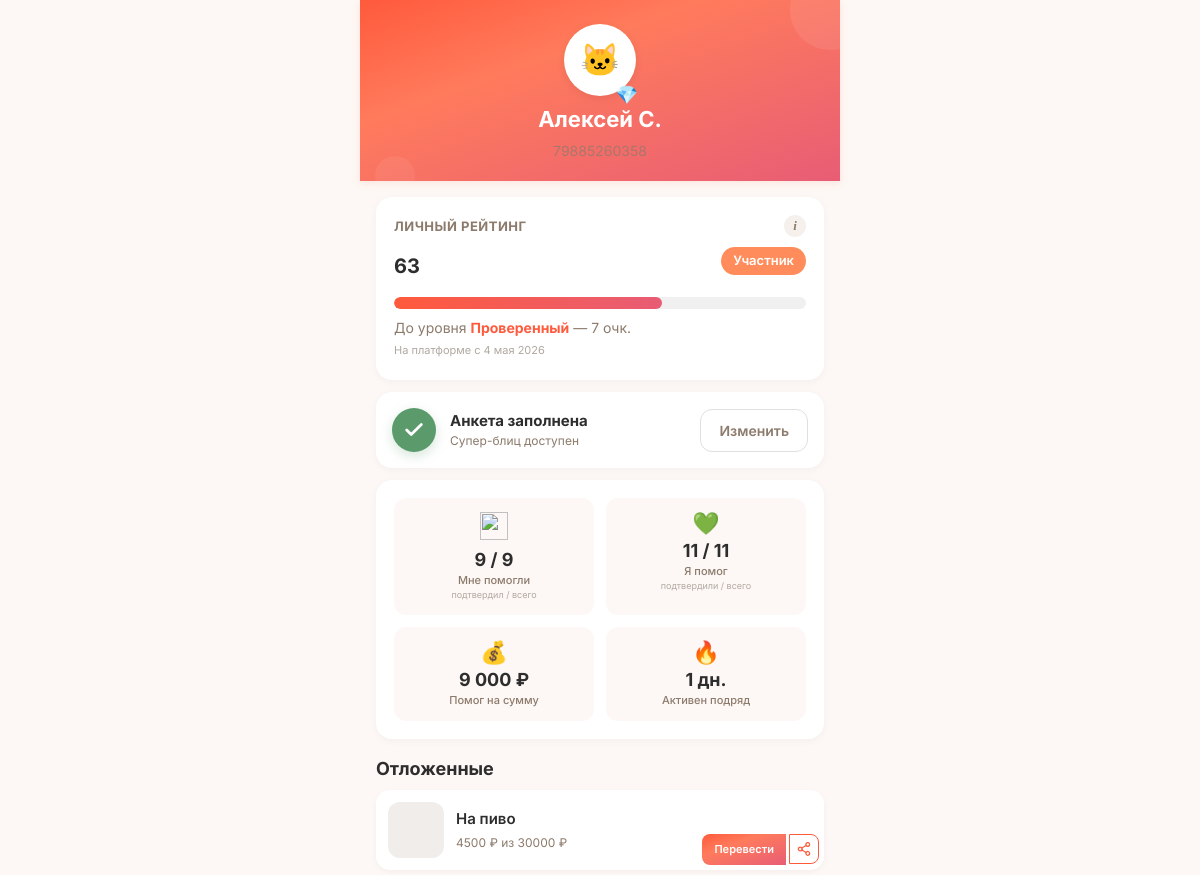
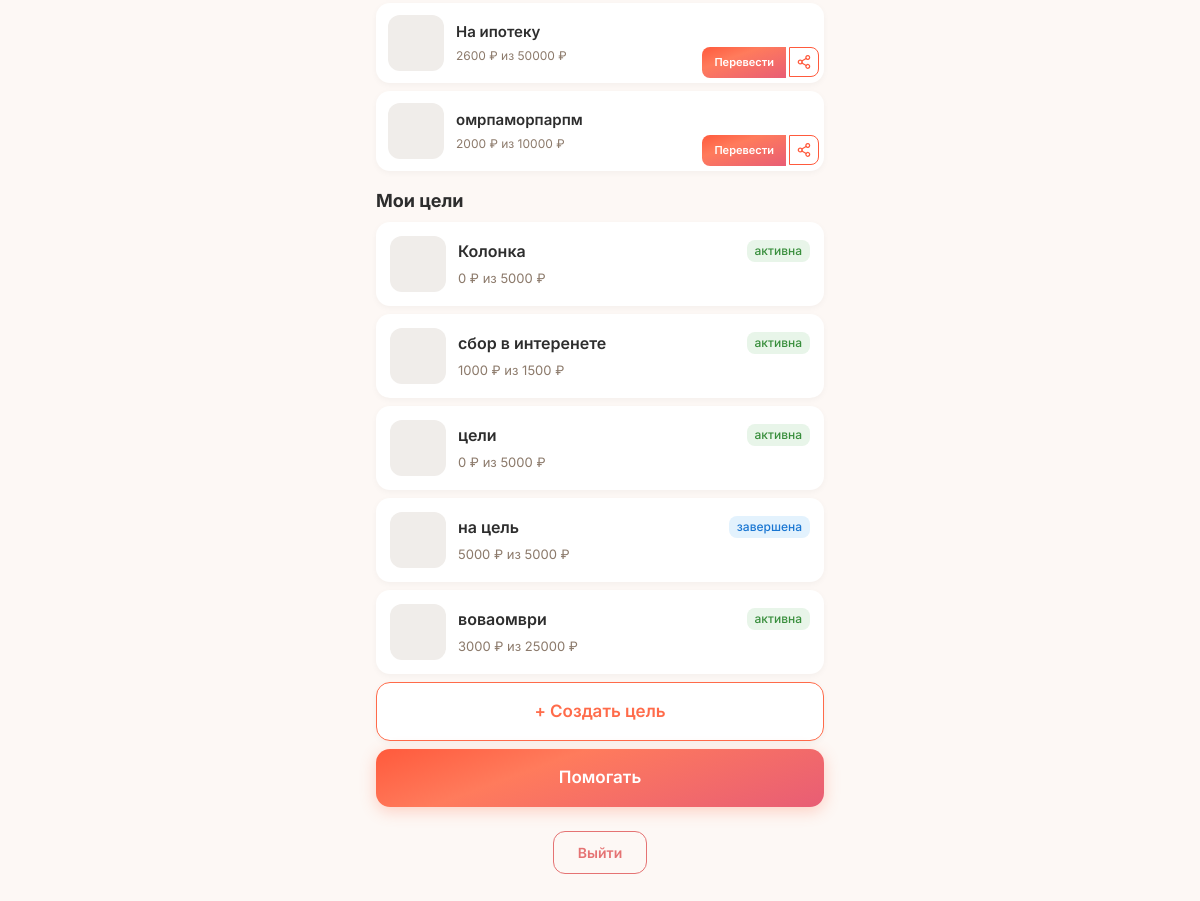
Screenshot of /profile (signed in) with the database file from the repository (2 pictures, top to bottom).
### tables this page shows
CREATE TABLE users (
            id INTEGER PRIMARY KEY AUTOINCREMENT,
            phone TEXT UNIQUE NOT NULL,
            password_hash TEXT NOT NULL,
            email TEXT NULL,
            name TEXT NULL,
            avatar_url TEXT NULL,
            max_id TEXT NULL,
            vk_id TEXT NULL,
            fcm_token TEXT NULL,
            onboarding_passed INTEGER DEFAULT 0,
            rating REAL DEFAULT 0.0,
            rating_level TEXT DEFAULT 'novice',
            confirmations_total INTEGER DEFAULT 0,
            confirmations_approved INTEGER DEFAULT 0,
            confirmations_ignored INTEGER DEFAULT 0,
            donation_streak INTEGER DEFAULT 0,
            goals_helped_close INTEGER DEFAULT 0,
            total_helped_amount REAL DEFAULT 0.00,
            priority_days INTEGER DEFAULT 0,
            circles_of_care INTEGER DEFAULT 0,
            interest_weights TEXT DEFAULT NULL,
            eternal_donation_config TEXT DEFAULT NULL,
            yellow_card_until TEXT NULL,
            is_banned INTEGER DEFAULT 0,
            created_at TEXT DEFAULT (datetime('now'))
        , xp INTEGER DEFAULT 0, xp_level TEXT DEFAULT 'novice', streak_days INTEGER DEFAULT 0, last_action_date TEXT, ip_registered TEXT, author_badge TEXT, trust_score INTEGER DEFAULT 50, trust_level TEXT DEFAULT 'guest', is_admin INTEGER DEFAULT 0, profile_completed INTEGER DEFAULT 0, identity_verified INTEGER DEFAULT 0, city TEXT, region_code TEXT, region_name TEXT, birth_date TEXT, onboarding_step INTEGER DEFAULT 0, identity_verified_at TEXT, identity_doc_path TEXT, identity_selfie_path TEXT);

CREATE TABLE "goals" (
        id INTEGER PRIMARY KEY AUTOINCREMENT,
        user_id INTEGER NOT NULL,
        type TEXT NOT NULL CHECK(type IN ('super_blitz','blitz','serious','urgent','group')),
        title TEXT NOT NULL,
        description TEXT NULL,
        photo_url TEXT NULL,
        amount_goal REAL NOT NULL,
        amount_collected REAL DEFAULT 0.00,
        ends_at TEXT NULL,
        status TEXT DEFAULT 'draft' CHECK(status IN ('draft','active','frozen','completed','failed','lightning_failed','hidden')),
        trial_ends_at TEXT NULL,
        subscription_active_until TEXT NULL,
        last_boosted_at TEXT NULL,
        is_lightning INTEGER DEFAULT 0,
        lightning_started_at TEXT NULL,
        moderation_status TEXT DEFAULT 'pending',
        completion_type TEXT DEFAULT 'organic',
        is_seed INTEGER DEFAULT 0,
        views_count INTEGER DEFAULT 0,
        views_24h INTEGER DEFAULT 0,
        donations_count INTEGER DEFAULT 0,
        donations_24h INTEGER DEFAULT 0,
        created_at TEXT DEFAULT (datetime('now')), photos TEXT, moderation_comment TEXT, moderated_at TEXT, moderated_by INTEGER, resubmission_count INTEGER DEFAULT 0, is_resubmission INTEGER DEFAULT 0, rejection_categories TEXT,
        FOREIGN KEY (user_id) REFERENCES users(id)
    );

### main.py (the view, shortened to what this page needs)
@app.route('/profile')
@login_required
def profile():
    user = get_current_user()
    db = get_db()
    goals = db.execute("SELECT * FROM goals WHERE user_id = ? ORDER BY created_at DESC", (user['id'],)).fetchall()
    received_total = db.execute(
        "SELECT COUNT(*) FROM donations WHERE goal_id IN (SELECT id FROM goals WHERE user_id = ?) AND donor_id IS NOT NULL",
        (user['id'],)
    ).fetchone()[0]
    received_approved = db.execute(
        "SELECT COUNT(*) FROM donations WHERE goal_id IN (SELECT id FROM goals WHERE user_id = ?) AND donor_id IS NOT NULL AND status IN ('recipient_confirmed','completed')",
        (user['id'],)
    ).fetchone()[0]
    sent_total = db.execute(
        "SELECT COUNT(*) FROM donations WHERE donor_id = ?",
        (user['id'],)
    ).fetchone()[0]
    sent_approved = db.execute(
        "SELECT COUNT(*) FROM donations WHERE donor_id = ? AND status IN ('recipient_confirmed','completed')",
        (user['id'],)
    ).fetchone()[0]
    ignored = db.execute(
        "SELECT d.amount_reported, d.donor_confirmed_at, u.phone as donor_phone FROM donations d LEFT JOIN users u ON d.donor_id = u.id WHERE d.goal_id IN (SELECT id FROM goals WHERE user_id = ?) AND d.status = 'donor_confirmed' AND datetime(d.donor_confirmed_at) <= datetime('now', '-24 hours') ORDER BY d.donor_confirmed_at DESC LIMIT 10",
        (user['id'],)
    ).fetchall()
    months = ['января','февраля','марта','апреля','мая','июня','июля','августа','сентября','октября','ноября','декабря']
    ignored_list = []
    liked_goals = db.execute("""
        SELECT g.*, u.name as author_name, u.xp_level as author_level
        FROM likes l
        JOIN goals g ON l.goal_id = g.id
        JOIN users u ON g.user_id = u.id
        WHERE l.user_id = ?
        ORDER BY l.created_at DESC
    """, (user['id'],)).fetchall()
    pass  # db.close() убран (flask.g teardown)
    return render_template('profile.html',
        user=user,
        goals=goals,
        received_total=received_total,
        received_approved=received_approved,
        sent_total=sent_total,
        sent_approved=sent_approved,
        ignored_donations=ignored_list,
        liked_goals=liked_goals)

### main.py (called while the page is built)
def get_current_user():
    if 'user_id' in session:
        db = get_db()
        try:
            user = db.execute("SELECT * FROM users WHERE id = ?", (session['user_id'],)).fetchone()
            return user
        except:
            return None
    return None

def login_required(f):
    @wraps(f)
    def wrap(*args, **kwargs):
        if 'user_id' not in session:
            flash('Сначала войдите в аккаунт.', 'warning')
            return redirect(url_for('login'))
        return f(*args, **kwargs)
    return wrap

def level_emoji(level_key):
    return LEVEL_EMOJI.get(level_key, '🌱')

def format_date(date_str):
    if not date_str:
        return ''
    try:
        parts = date_str[:10].split('-')
        return f"{int(parts[2])} {MONTHS[int(parts[1])-1]} {parts[0]}"
    except:
        return date_str[:10]

### models.py (called while the page is built)
def _create_connection():
    conn = sqlite3.connect(DATABASE, timeout=30)
    conn.row_factory = sqlite3.Row
    conn.execute("PRAGMA journal_mode=WAL")
    conn.execute("PRAGMA synchronous=NORMAL")
    conn.execute("PRAGMA busy_timeout=30000")
    conn.execute("PRAGMA foreign_keys = ON")
    return conn

def get_db():
    try:
        from flask import g
        if not hasattr(g, '_database'):
            g._database = _create_connection()
        return g._database
    except (ImportError, RuntimeError):
        return _create_connection()

### trust_engine.py (called while the page is built)
def get_trust_segments(score):
    score = score or 0
    segments = []
    for i, (min_score, key, emoji_name, perks) in enumerate(TRUST_LEVELS):
        if i < len(TRUST_LEVELS) - 1:
            max_score = TRUST_LEVELS[i+1][0]
        else:
            max_score = 999999
        is_current = min_score <= score < max_score
        is_passed = score >= max_score
        segments.append({
            'level': i + 1,
            'key': key,
            'name': get_trust_level_name(key),
            'min_score': min_score,
            'max_score': max_score,
            'color': TRUST_COLORS[i],
            'is_current': is_current,
            'is_passed': is_passed,
        })
    return segments

### templates/profile.html (shortened to what this page needs)
<!DOCTYPE html>
<html lang="ru">
<head>
    <link rel="stylesheet" href="/static/style.css?v=7">
</head>
<body>
    <div class="container">
        <div class="profile-header">
            <div style="position:relative; display:inline-block;">
            <div class="avatar">🐱</div>
            <span style="position:absolute; bottom:-2px; right:-2px; font-size:18px;">
                {{ user.xp_level|level_emoji }}
            </span>
        </div>
            <h1>{{ user.name or 'Аноним' }}</h1>
            <p class="phone">{{ user.phone }}</p>
        </div>
        {% set tp = trust_progress(user.trust_score or 0) %}
        {% set segs = trust_segments(user.trust_score or 0) %}
        <div class="card" style="position:relative;">
            <div class="card-header-row">
                <span class="card-title">Личный рейтинг</span>
                <button class="info-icon" type="button">i</button>
            </div>
            <div class="trust-row">
                <span class="trust-value">{{ user.trust_score or 0 }}</span>
                {% for seg in segs %}{% if seg.is_current %}<span class="level-badge" style="background: {{ seg.color }}; color: white;">{{ seg.name }}</span>{% endif %}{% endfor %}
            </div>
            <div class="rating-bar" onclick="toggleRatingScale()">
                <div class="rating-fill" style="width: {{ tp.progress_pct }}%;"></div>
            </div>
            <p class="trust-next">
                {% if tp.next_name %}
                    До уровня <strong>{{ tp.next_name }}</strong> — {{ tp.points_to_next }} очк.
                {% else %}
                    👑 Максимальный уровень
                {% endif %}
                <span class="trust-since">На платформе с {{ user.created_at|format_date }}</span>
            </p>
        </div>
        {% if user.profile_completed %}
        <div class="card anketa-card">
            <div class="anketa-status">
                <div class="anketa-icon done">
                    <svg viewBox="0 0 24 24" fill="none" stroke="currentColor" stroke-width="3" stroke-linecap="round" stroke-linejoin="round"><polyline points="20 6 9 17 4 12"></polyline></svg>
                </div>
                <div class="anketa-text">
                    <div class="anketa-title">Анкета заполнена</div>
                    <div class="anketa-hint">Супер-блиц доступен</div>
                </div>
                <a href="/profile/edit" class="anketa-btn secondary">Изменить</a>
            </div>
        </div>
        {% endif %}
        <div class="card">
            <div class="stats-grid">
                <a href="/profile/received" class="stats-cell stats-cell-link">
                    <div class="stats-icon"><img src="https://api.iconify.design/reicon/hand-heart.svg?color=%23FF5A3C" width="28" height="28" alt=""></div>
                    <div class="stats-num">{{ received_approved }} / {{ received_total }}</div>
                    <div class="stats-lbl">Мне помогли<br><span class="stats-hint">подтвердил / всего</span></div>
                </a>
                <a href="/profile/sent" class="stats-cell stats-cell-link">
                    <div class="stats-icon">💚</div>
                    <div class="stats-num">{{ sent_approved }} / {{ sent_total }}</div>
                    <div class="stats-lbl">Я помог<br><span class="stats-hint">подтвердили / всего</span></div>
                </a>
                <button type="button" class="stats-cell stats-cell-btn" onclick="openSumModal()">
                    <div class="stats-icon">💰</div>
                    <div class="stats-num">{{ "{:,.0f}".format(user.total_helped_amount or 0).replace(',', ' ') }} ₽</div>
                    <div class="stats-lbl">Помог на сумму</div>
                </button>
                <button type="button" class="stats-cell stats-cell-btn" onclick="openStreakModal()">
                    <div class="stats-icon">🔥</div>
                    <div class="stats-num">{{ user.streak_days or 0 }} дн.</div>
                    <div class="stats-lbl">Активен подряд</div>
                </button>
            </div>
        </div>
        {% if liked_goals %}
        <h3 class="section-title">Отложенные</h3>
        {% for lg in liked_goals %}
        <div class="liked-goal">
            <a class="liked-goal-cover" href="/goal/{{ lg.id }}" {% if lg.photo_url %}style="background-image: url('{{ lg.photo_url }}');"{% endif %}></a>
            <div class="liked-goal-info">
                <a class="liked-goal-title" href="/goal/{{ lg.id }}">{{ lg.title }}</a>
                <div class="liked-goal-meta">
                    {{ "%.0f"|format(lg.amount_collected) }} ₽ из {{ "%.0f"|format(lg.amount_goal) }} ₽
                </div>
            </div>
            <div class="liked-goal-actions">
                <a class="lg-btn-primary" href="/goal/{{ lg.id }}">Перевести</a>
                <button class="lg-btn-share" onclick="shareGoal('{{ lg.id }}', '{{ lg.title|e }}')" title="Поделиться">
                    <div class="share-icon-{{ lg.id }}" style="width:20px;height:20px;"></div>
                </button>
            </div>
        </div>
        {% endfor %}
        {% endif %}
        <h3 style="margin: 16px 16px 8px; font-size:18px; font-weight:700;">Мои цели</h3>
        {% if goals %}
            {% for goal in goals %}
            <a class="goal-item" href="/goal/{{ goal.id }}">
                <div class="goal-cover" {% if goal.photo_url %}style="background-image: url('{{ goal.photo_url }}');"{% endif %}></div>
                <div class="goal-info">
                    <div class="top">
                        <span class="title">{{ goal.title }}</span>
                        <span class="status status-{{ goal.status }}">{% if goal.status == 'active' %}активна{% elif goal.status == 'completed' %}завершена{% elif goal.status == 'frozen' %}заморожена{% else %}{{ goal.status }}{% endif %}</span>
                    </div>
                    <div style="font-size:13px;color:#8C7A6B;">
                        {{ "%.0f"|format(goal.amount_collected) }} ₽ из {{ "%.0f"|format(goal.amount_goal) }} ₽
                    </div>
                </div>
            </a>
            {% endfor %}
        {% else %}
            <div class="card" style="text-align:center;">
                <p style="color:#8C7A6B; margin:0;">У вас пока нет целей</p>
            </div>
        {% endif %}
        <a class="fab-outline" href="/goals/choose">+ Создать цель</a>
        <a class="fab" href="/goals">Помогать</a>
        <div class="logout-wrap">
            <form method="POST" action="/logout" style="display:inline;">
                <button type="submit" class="logout-btn">Выйти</button>
            </form>
        </div>
    </div>
</body>
</html>

### static/style.css (style rules this page uses)
:root { --cta: #FF6B4A; --cta-hover: #E85D3A; --bg: #FDF8F5; --card: #FFFFFF; --card-shadow: 0 2px 12px rgba(0,0,0,0.04); --text: #2D2D2D; --text-soft: #8C7A6B; --success: #5B9A6B; --error: #E57373; --gold: #D4A853; --gradient-cta: linear-gradient(160deg, #FF5A3C 0%, #FF7B5C 35%, #E85D75 100%); --radius: 12px; --radius-lg: 16px; --font: 'Inter', -apple-system, BlinkMacSystemFont, sans-serif; --transition: 0.2s ease; }
*, *::before, *::after { box-sizing: border-box; margin: 0; padding: 0; }
body { font-family: var(--font); font-size: 16px; line-height: 1.5; background: var(--bg); color: var(--text); -webkit-tap-highlight-color: transparent; -webkit-font-smoothing: antialiased; animation: pageIn 0.3s ease; }
h1 { font-size: 28px; font-weight: 700; line-height: 1.2; }
h3 { font-size: 18px; font-weight: 600; }
p { color: var(--text-soft); }
a { color: var(--cta); text-decoration: none; }
.card { background: var(--card); border-radius: var(--radius-lg); padding: 16px; box-shadow: var(--card-shadow); margin-bottom: 12px; }
html { overscroll-behavior-y: auto; }
* { scrollbar-width: thin; scrollbar-color: #FF5A3C transparent; }
.info-icon { width: 22px; height: 22px; border-radius: 50%; background: #F5F0EC; color: #8C7A6B; font-size: 13px; font-weight: 700; font-style: italic; font-family: Georgia, serif; display: flex; align-items: center; justify-content: center; cursor: pointer; border: none; padding: 0; transition: background 0.15s, color 0.15s, transform 0.1s; flex-shrink: 0; }

### rows the page displays
users: xp_level|level_emoji "💎", name "Алексей С.", phone "79885260358", trust_score "63", created_at "4 мая 2026", total_helped_amount "9 000", streak_days "1"
goals: title "На пиво", amount_collected "4500", amount_goal "30000", {{ lg.id }} 2 (drawn)
goals: title "На ипотеку", amount_collected "2600", amount_goal "50000"
goals: title "омрпаморпарпм", amount_collected "2000", amount_goal "10000"
goals: title "Колонка", status "активна", amount_collected "0", amount_goal "5000"
goals: title "сбор в интеренете", status "активна", amount_collected "1000", amount_goal "1500"
goals: title "цели", status "активна", amount_collected "0", amount_goal "5000"
goals: title "на цель", status "завершена", amount_collected "5000", amount_goal "5000"
goals: title "воваомври", status "активна", amount_collected "3000", amount_goal "25000"

### other values shown
{{ seg.name }} "Участник"
{{ tp.next_name }} "Проверенный"
{{ tp.points_to_next }} "7"
{{ received_approved }} "9"
{{ received_total }} "9"
{{ sent_approved }} "11"
{{ sent_total }} "11"
